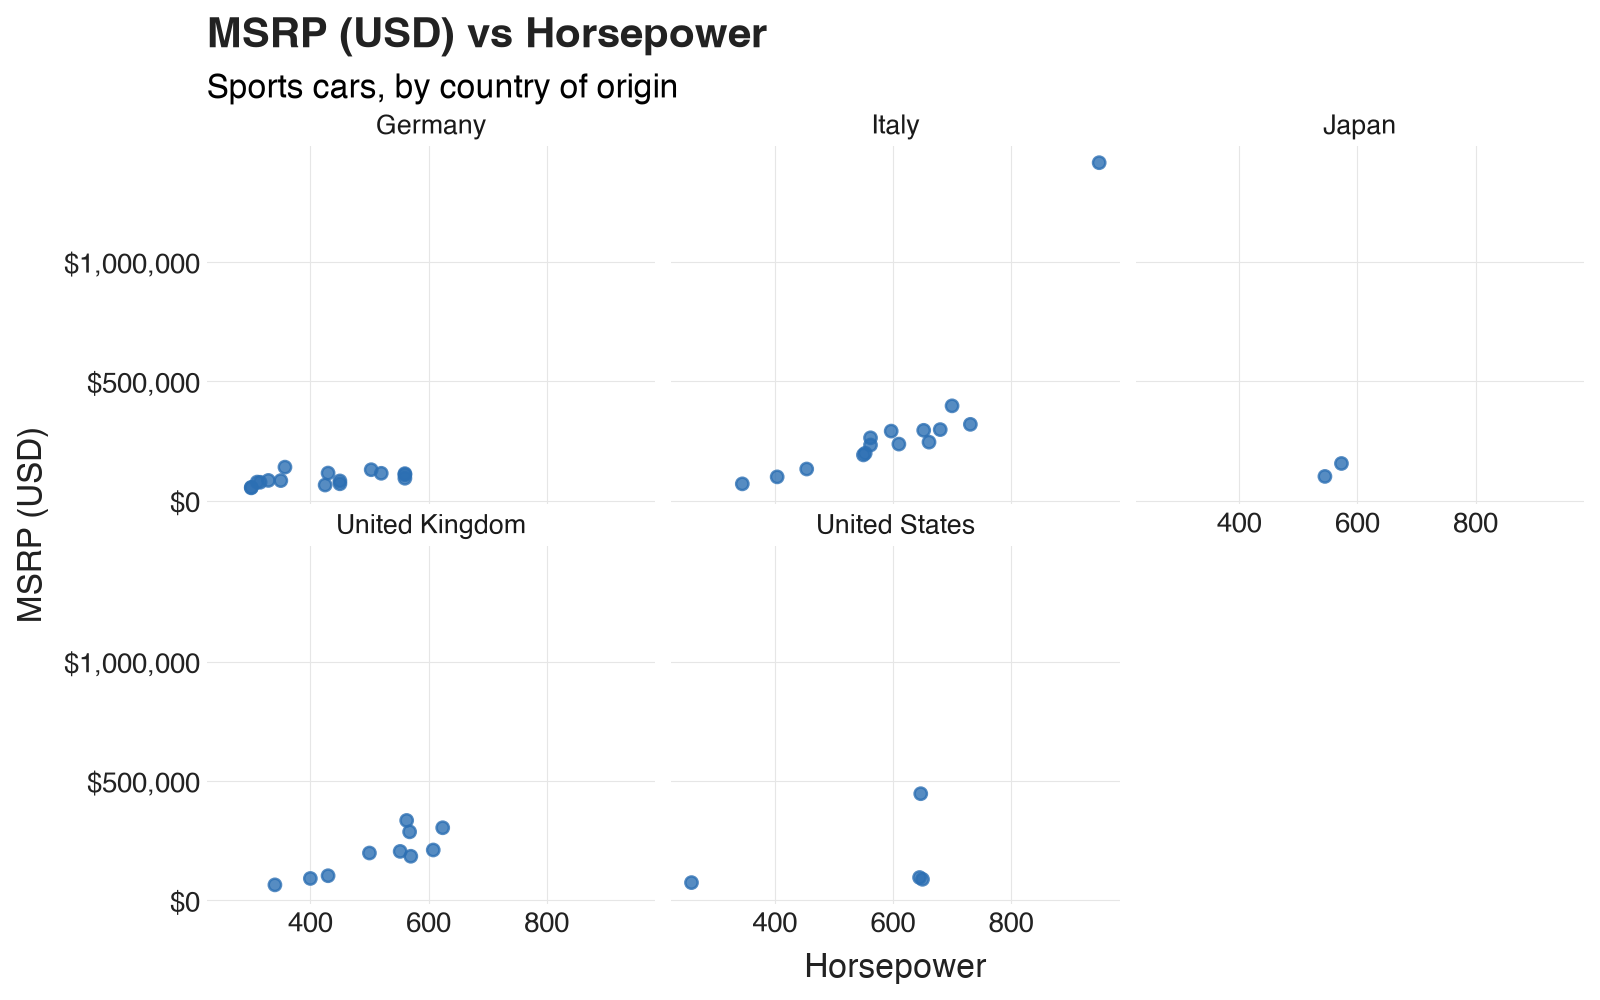

Reproduce this figure in Python.
"""Price vs. horsepower for sports cars, faceted by country of origin."""
import sys
from pathlib import Path

import pandas as pd
from mizani.formatters import currency_format
from plotnine import (
    aes,
    facet_wrap,
    geom_point,
    ggplot,
    labs,
    scale_y_continuous,
)

sys.path.insert(0, str(Path(__file__).parent / ".claude/skills/plotnine/scripts"))
from pn_house_style import HOUSE_STYLE, apply_house_style, humanize_labels, save_plot

# --- Step 1: one clean, correctly-typed, tidy DataFrame -----------------------
df = pd.read_csv("gtcars.csv")
df["hp"] = pd.to_numeric(df["hp"], errors="coerce")
df["msrp"] = pd.to_numeric(df["msrp"], errors="coerce")
df = df.dropna(subset=["hp", "msrp", "ctry_origin"])

# --- Steps 2-4: relationship scatter, faceted by country (no color encoding) --
lab = humanize_labels(
    "hp", "msrp", overrides={"hp": "Horsepower", "msrp": "MSRP (USD)"}
)

p = (
    ggplot(df, aes(x="hp", y="msrp"))
    + geom_point(color=HOUSE_STYLE["accent"], size=HOUSE_STYLE["point_size"], alpha=0.8)
    + facet_wrap("~ctry_origin")
    + scale_y_continuous(labels=currency_format(prefix="$", big_mark=",", accuracy=1))
    + labs(
        title=f"{lab['msrp']} vs {lab['hp']}",
        subtitle="Sports cars, by country of origin",
        x=lab["hp"],
        y=lab["msrp"],
    )
)

# --- Step 5: house theme; no legend (no variable is color-encoded) ------------
p = apply_house_style(p, legend_position="none")

# --- Step 6: render ----------------------------------------------------------
save_plot(p, "plot.png")
print("wrote plot.png")
